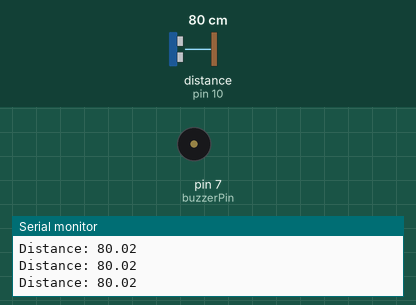
A sketch run on a simulated Arduino Uno, built with avr-gcc and run on an emulated ATmega328P. On the bench: buzzer (waves = sounding), the last lines printed to the serial monitor. Wiring (inferred from the names in the program): ultrasonic range finder: trigger pin 9; echo pin 10. The test bench sets the inputs (shaded band); at power-on: distance to the obstacle (sensor on pin 10) 80 cm. The echo pulse lasts 58.3 µs per cm.

Above: at 1.2 s.
1.3 s: distance to the obstacle (sensor on pin 10) set to 11 cm
2.8 s: distance to the obstacle (sensor on pin 10) set to 8 cm
At 4.1 s:
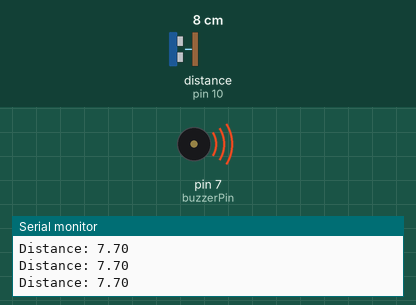
Timing chart, 0 to 5.8 s (numbered marks = the images above; inputs shaded):
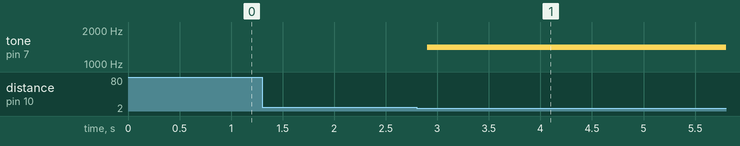

The sketch:

Ultrasonic_Sensor.ino
```cpp
const int trigPin = 9;
const int echoPin = 10;
const int buzzerPin = 7;
const int buzzerDuration = 500;
float duration, distance;

void setup() {

  pinMode(trigPin, OUTPUT);
  pinMode(echoPin, INPUT);
  Serial.begin(9600);

}

void loop() {

  calculateDistance();

  if(distance <= 10){
    Serial.println("Play/Pause");
  }
  while(distance <= 10){
    tone(buzzerPin, 1400, buzzerDuration);
    calculateDistance();
  }

  noTone(buzzerPin);

  delay(100);

}

void calculateDistance(){
  if(millis() > 300000) exit(0);
  digitalWrite(trigPin, LOW); //setting the trigger pin to low to avoid any sonic cycles
  delayMicroseconds(2);
  digitalWrite(trigPin, HIGH);  //setting it to high with a 10us delay sends out an 8 cycle sonic burst
  delayMicroseconds(10);
  digitalWrite(trigPin, LOW);

  duration = pulseIn(echoPin, HIGH);  //counts the time which the echo pin remains high, which is determined by how long the sound waves were travelling for
  distance = (duration*.0343)/2;  //distance = (duration * speedOfSound)/2
  Serial.print("Distance: ");
  Serial.println(distance);
}
```

Measured:
- the behaviour switches between 10 and 9 cm on distance to the obstacle (sensor on pin 10) (found by bisection; images 0 and 1)
- after the input at 2.8 s, tone on pin 7 (buzzerPin): silent → 1400 Hz after 0.10 s
